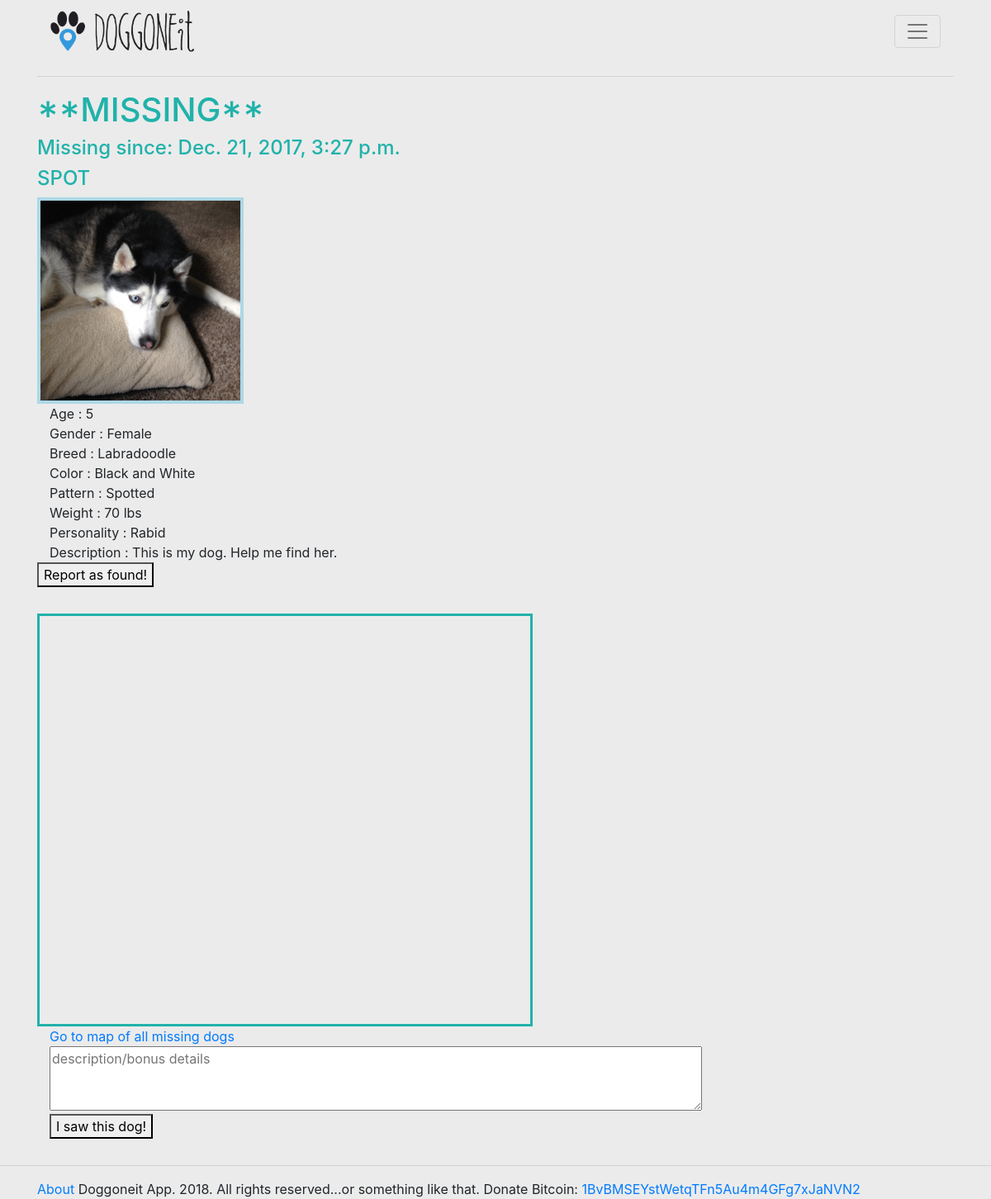
The page /dog_profile/14/ (signed in) on the database its author committed.
### doggonnitapp/models.py (models this page shows, shortened)
class DogProfile(models.Model):
    name = models.CharField(max_length=50)
    age = models.PositiveSmallIntegerField(validators=[MinValueValidator(0), MaxValueValidator(20)])
    sex = models.CharField(max_length=6)
    breed = models.CharField(max_length=50)
    color = models.CharField(max_length=25)
    pattern = models.CharField(max_length=25)
    weight = models.PositiveSmallIntegerField(validators=[MinValueValidator(1), MaxValueValidator(250)])
    personality = models.CharField(max_length=25)
    dog_is_lost = models.BooleanField(default=False)
    dog_image = models.ImageField()
    description = models.TextField(default='')
    user = models.ForeignKey(User, on_delete=models.CASCADE)
    missing_since = models.DateTimeField(default=None, null=True)

### doggonnitapp/views.py (the view, shortened to what this page needs)
# urls.py: url(r'^dog_profile/(?P<dog_id>[0-9]+)/', views.dog_profile, name='dog_profile'),
def dog_profile(request, dog_id):
    dog = DogProfile.objects.get(pk=dog_id)
    profile = get_object_or_404(UserProfile, user=dog.user)
    current_user = request.user
    dog_owner = dog.user
    print(dog_owner)
    print(current_user)
    dog_name = dog.name
    email_list = ['doggoneitapp@gmail.com']
    user_email = current_user.email
    owner_email = dog.user.email
    email_list.append(user_email)
    email_list.append(owner_email)
    print(user_email)
    print(owner_email)
    context = {'dog': dog,
               'mapbox_api_key': secret.mapbox_api_key,
               'profile': profile}
    return render(request, 'doggonnitapp/dog_profile.html', context)

### doggonnitapp/templates/doggonnitapp/dog_profile.html (shortened to what this page needs)
{% extends 'doggonnitapp/base.html' %}
{% block content %}
<div class="container">
    <div class="row">
        <div class="col">
            {% if dog.dog_is_lost  %}
                <h1>**MISSING**</h1>
                <h3>Missing since: {{dog.missing_since}}</h3>
            {% endif %}
            <h3> {{ dog.name.upper }} </h3>
            <div class="dog_img" style="background: url({{MEDIA_URL}}{{ dog.dog_image }}) 50% 50% no-repeat; width:250px; height:250px; background-size: cover"></div>
            <div class="container">
                <div> Age : {{dog.age}} </div>
                <div> Gender : {{dog.sex}} </div>
                <div> Breed : {{dog.breed}} </div>
                <div> Color : {{dog.color}} </div>
                <div> Pattern : {{dog.pattern}} </div>
                <div> Weight : {{dog.weight}} lbs </div>
                <div> Personality : {{dog.personality}} </div>
                <div> Description : {{dog.description}} </div>
            </div>
            <form action="{% url 'doggonnitapp:dog_profile' dog.id %}" method="POST">
                {% if dog.dog_is_lost %}
                    <button type="submit"> Report as found! </button>
                    {% else %}
                        <button type="submit"> Report as missing </button>
                {% endif %}
            </form>
        </div>
    {% if dog.dog_is_lost %}
        <div class="col">
            <div id='map' style='width: 600px; height: 500px;'>
            </div>
                    <div class="col">
            <a href="{% url 'doggonnitapp:dogmap' %}">Go to map of all missing dogs</a>
        </div>
            <form action="{% url 'doggonnitapp:irecognizethatdog' dog.pk %}" method="POST">
                <div class="col textbox">
                    <textarea rows="3" cols="75" placeholder="description/bonus details" name="description"></textarea>
                </div>
                <div class="col">
                    <button type="submit">I saw this dog!</button>
                </div>
            </form>
        </div>
    </div>
{% endif %}
</div>
{% endblock %}

### doggonnitapp/static/doggonnitapp/style.css (style rules this page uses)
.dog_img { width: 250px; height: 250px; border: 4px solid lightblue; }
#map { border: 3px solid lightseagreen; height: 500px; width: 1100px; }
h1 { color:lightseagreen; }

### rows shown on the page
DogProfile: missing_since "Dec. 21, 2017, 3:27 p.m.", name "SPOT", dog_image (picture), age "5", sex "Female", breed "Labradoodle", color "Black and White", pattern "Spotted", weight "70", personality "Rabid", description "This is my dog. Help me find her."
